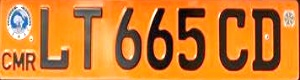
#> input picture data/debug_plate.jpg, 300 x 80 px
$ python -i model.py   (imports and definitions only)
#> lines starting #> are read from the running program, lines starting #| are printed output that depends on the picture; after the words box and inside, x2 and y2 are one past the last pixel; in counts of white or black regions, pixels touching at a corner belong together
#Importations
import cv2
import easyocr

# 1. Fonctions modulaires avec OpenCV
# 1.1. Chargement de l'image
def load_image(image_path):
    """Charge une image depuis le disque."""
#> called with image_path = 'data/debug_plate.jpg'
    image = cv2.imread(image_path)
#> image is the input picture: shape (80, 300, 3); mean B, G, R 49.5, 126.6, 204.1
    if image is None:
        raise ValueError(f"Erreur de chargement : {image_path}")
    return image

# 1.2. Prétraitement de l'image
def preprocess_image(image):
    """Convertit l'image en niveaux de gris et applique un flou bilatéral."""
    gray = cv2.cvtColor(image, cv2.COLOR_BGR2GRAY)
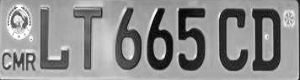
#> gray: shape (80, 300); min 3, max 255, mean 141
    blur = cv2.bilateralFilter(gray, d=11, sigmaColor=17, sigmaSpace=17)
    return blur

# 1.3. Détection des contours
def detect_edges(blurred_image):
    """Applique Canny Edge Detection."""
    edged = cv2.Canny(blurred_image, threshold1=30, threshold2=200)
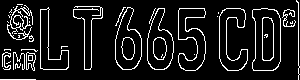
#> edged: shape (80, 300); 10.3% white in thin lines or dots
    return edged

# 1.4. Recherche de la plaque
def find_plate_contour(edged_image, original_image):
    """Trouve la forme rectangulaire la plus probable correspondant à une plaque."""
    contours, _ = cv2.findContours(edged_image.copy(), cv2.RETR_TREE, cv2.CHAIN_APPROX_SIMPLE)
#> contours = 64 contours, 42 with area under 20; largest, box (x1, y1, x2, y2) and area: (252, 8, 281, 71) 1546, (252, 8, 281, 71) 1534, (115, 7, 142, 70) 1101, (147, 8, 174, 70) 1084, (115, 7, 142, 70) 1078
    contours = sorted(contours, key=cv2.contourArea, reverse=True)[:10]
#> contours = 10 contours; largest, box (x1, y1, x2, y2) and area: (252, 8, 281, 71) 1546, (252, 8, 281, 71) 1534, (115, 7, 142, 70) 1101, (147, 8, 174, 70) 1084, (115, 7, 142, 70) 1078

    for cnt in contours:
        perimeter = cv2.arcLength(cnt, True)
        approx = cv2.approxPolyDP(cnt, 0.018 * perimeter, True)
        if len(approx) == 4:  # forme rectangulaire
            x, y, w, h = cv2.boundingRect(approx)
            plate = original_image[y:y + h, x:x + w]
            return plate
#> this loop made 10 passes
#> perimeter on passes 1 to 10: 173.7, 171.9, 164.2, 164, 162.5, 161.6, 251.3, 249, 235.4, 233.1
    return None

def extract_text_from_plate(plate_image):
    """Utilise EasyOCR pour extraire le texte d'une plaque."""
    reader = easyocr.Reader(['en', 'fr'], gpu=False)
    result = reader.readtext(plate_image)
    texts = [item[1] for item in result]
    return " ".join(texts) if texts else "Aucun texte détecté"

def full_plate_pipeline(image_path):
    """Pipeline complet de lecture et extraction OCR sur une plaque."""
    image = load_image(image_path)
    preprocessed = preprocess_image(image)
    edged = detect_edges(preprocessed)
    plate = find_plate_contour(edged, image)

    if plate is not None:
        text = extract_text_from_plate(plate)
        return text
    else:
        return "Aucune plaque détectée"

>>> result = full_plate_pipeline('data/debug_plate.jpg')
